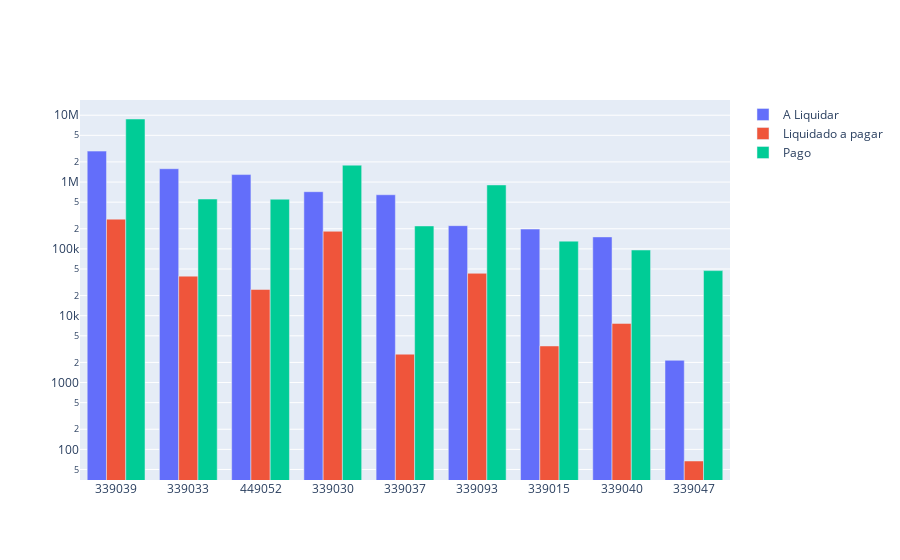

The notebook cell this image was saved under:
### Code cell
# Saldo a liquidar por ND
cols = ['ND', 'A_LIQUIDAR', 'LIQUIDADO_A_PAGAR', 'PAGO']

df_aux = df.loc[:, cols].groupby('ND').sum().sort_values(by= 'A_LIQUIDAR', ascending=False).reset_index()
df_aux = df_aux[df_aux['A_LIQUIDAR'] > 0]
# Criando o gráfico
fig = go.Figure()

# Adicionando as colunas y1, y2 e y3 no eixo y
fig.add_trace(go.Bar(x=df_aux['ND'], y=df_aux['A_LIQUIDAR'], name='A Liquidar'))
fig.add_trace(go.Bar(x=df_aux['ND'], y=df_aux['LIQUIDADO_A_PAGAR'], name='Liquidado a pagar'))
fig.add_trace(go.Bar(x=df_aux['ND'], y=df_aux['PAGO'], name='Pago'))

fig.update_traces(textposition = 'outside', cliponaxis = False, hovertemplate=None)
fig.update_layout(hovermode="x unified")
fig.update_yaxes(type="log")

fig.show()

### Figure 1 — Plotly figure (JSON) as saved in the notebook; plotly's stock layout.template omitted (floating-point values rounded to 4 significant figures)
{"data": [{"cliponaxis": false, "name": "A Liquidar", "textposition": "outside", "type": "bar", "x": ["339039", "339033", "449052", "339030", "339037", "339093", "339015", "339040", "339047"], "y": [2903000.0, 1582000.0, 1294000.0, 717000.0, 645200.0, 222500.0, 197800.0, 151100.0, 2150.0]}, {"cliponaxis": false, "name": "Liquidado a pagar", "textposition": "outside", "type": "bar", "x": ["339039", "339033", "449052", "339030", "339037", "339093", "339015", "339040", "339047"], "y": [278600.0, 39100.0, 24700.0, 183200.0, 2657.0, 43090.0, 3526.0, 7669.0, 66.97]}, {"cliponaxis": false, "name": "Pago", "textposition": "outside", "type": "bar", "x": ["339039", "339033", "449052", "339030", "339037", "339093", "339015", "339040", "339047"], "y": [8778000.0, 557000.0, 553900.0, 1789000.0, 220400.0, 904900.0, 130500.0, 96190.0, 47270.0]}], "layout": {"hovermode": "x unified", "yaxis": {"type": "log"}}}
